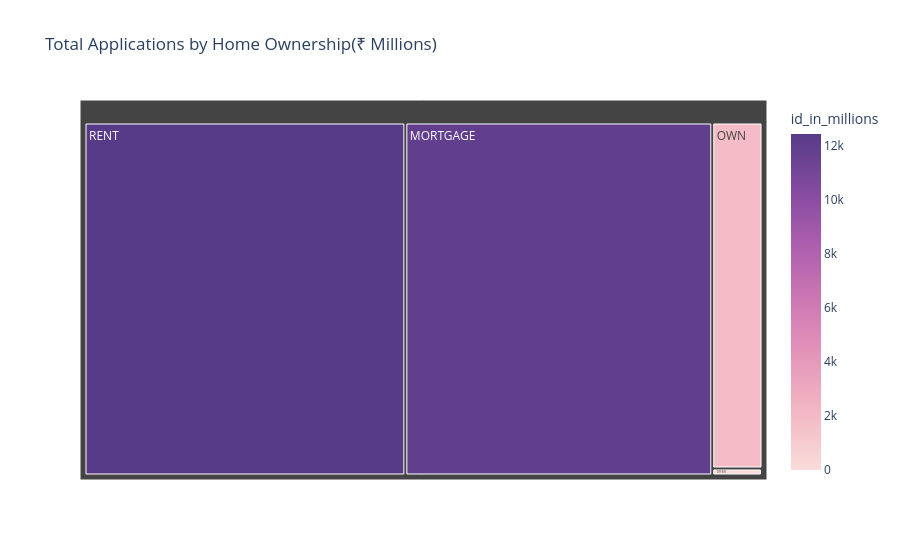

The notebook cell this image was saved under:
### Markdown cell above
### Home Ownership by Total Applications

### Code cell
home_applications = df.groupby('home_ownership')['id'].sum().reset_index()
home_applications['id_in_millions']=home_applications['id']/1000000

fig = px.treemap(
    home_applications,
    path=['home_ownership'],
    values='id_in_millions',
    color='id_in_millions',
    color_continuous_scale='purpor',
    title='Total Applications by Home Ownership(₹ Millions)'
)

fig.show()

### Figure 1 — Plotly figure (JSON) as saved in the notebook; plotly's stock layout.template omitted (floating-point values rounded to 4 significant figures)
{"data": [{"branchvalues": "total", "customdata": [[11890.0], [0.4744], [38.27], [1908.0], [12430.0]], "domain": {"x": [0, 1], "y": [0, 1]}, "hovertemplate": "labels=%{label}<br>id_in_millions_sum=%{value}<br>parent=%{parent}<br>id=%{id}<br>id_in_millions=%{color}<extra></extra>", "ids": ["MORTGAGE", "NONE", "OTHER", "OWN", "RENT"], "labels": ["MORTGAGE", "NONE", "OTHER", "OWN", "RENT"], "marker": {"coloraxis": "coloraxis", "colors": [11890.0, 0.4744, 38.27, 1908.0, 12430.0]}, "name": "", "parents": ["", "", "", "", ""], "type": "treemap", "values": [11890.0, 0.4744, 38.27, 1908.0, 12430.0]}], "layout": {"coloraxis": {"colorbar": {"title": {"text": "id_in_millions"}}, "colorscale": [[0, "rgb(249, 221, 218)"], [0.1667, "rgb(242, 185, 196)"], [0.3333, "rgb(229, 151, 185)"], [0.5, "rgb(206, 120, 179)"], [0.6667, "rgb(173, 95, 173)"], [0.8333, "rgb(131, 75, 160)"], [1, "rgb(87, 59, 136)"]]}, "legend": {"tracegroupgap": 0}, "title": {"text": "Total Applications by Home Ownership(₹ Millions)"}}}
